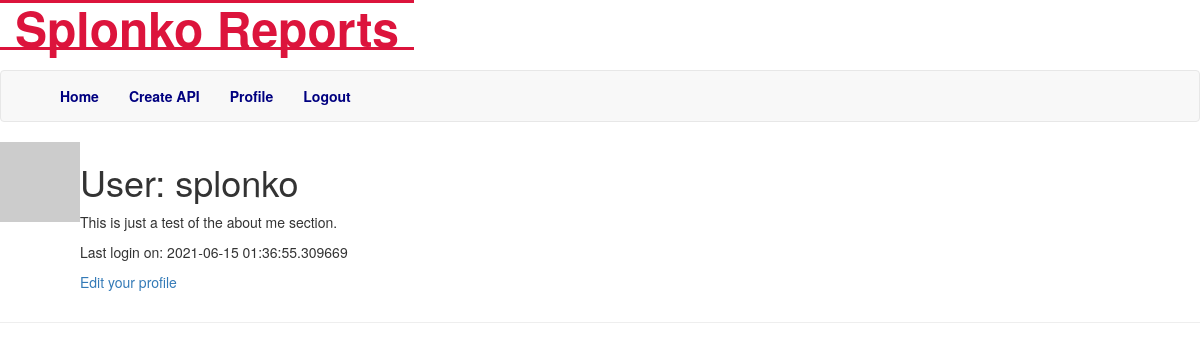
/user/splonko (signed in), run on an earlier commit of the app's database.
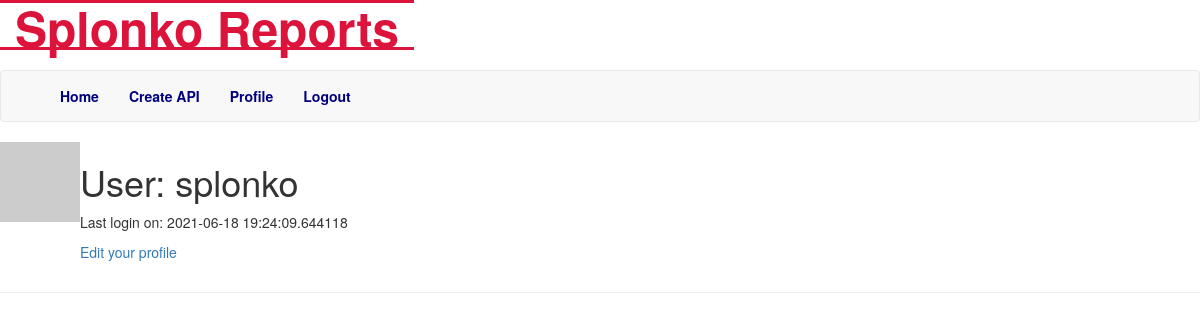
And on a later commit of the database.
### app/models.py (models this page shows, shortened)
class User(UserMixin, db.Model):
    id = db.Column(db.Integer, primary_key=True)
    username = db.Column(db.String(64), index=True, unique=True)
    email = db.Column(db.String(120), index=True, unique=True)
    password_hash = db.Column(db.String(128))
    about_me = db.Column(db.String(140))
    last_login = db.Column(db.DateTime, default=datetime.utcnow)
    def avatar(self, size):
        digest = md5(self.email.lower().encode('utf-8')).hexdigest()
        return 'https://www.gravatar.com/avatar/{}?d=identicon&s={}'.format(
            digest, size)

### app/routes.py (the view)
@app.route('/user/<username>')
@login_required
def user(username):
    user = User.query.filter_by(username=username).first_or_404()
    return render_template('user.html', user=user)

### app/models.py (called while the page is built)
@login.user_loader
def load_user(id):
    return User.query.get(int(id))

### app/routes.py (called while the page is built)
@app.before_request
def before_request():
    if current_user.is_authenticated:
        current_user.last_login = datetime.utcnow()
        db.session.commit()

### app/templates/user.html
{% extends "base.html" %}
{% block content %}
    <table>
        <tr valign="top">
            <td><img src="{{ user.avatar(128) }}"></td>
            <td>
                <h1>User: {{ user.username }}</h1>
                {% if user.about_me %}<p>{{ user.about_me }}</p>{% endif %}
                {% if user.last_login %}<p>Last login on: {{ user.last_login }}</p>{% endif %}
                {% if user == current_user %}
                    <p><a href="{{ url_for('edit_profile') }}">Edit your profile</a></p>
                {% endif %}
            </td>
        </tr>
    </table>
    <hr>
{% endblock %}

### app/templates/base.html (shortened to what this page needs)
{% extends 'bootstrap/base.html' %}
{% block navbar %}
    <nav class="navbar navbar-default" style="background-color: transparent; border: transparent">
        <div class="modal-title">
            <div class="navbar-header">
                <a class="navbar-brand" href="{{ url_for('index') }}" style="color: crimson;font-weight: bolder;font-size: xxx-large;border-block: solid;position: fixed;left: 0px;">Splonko Reports</a>
            </div>
        </div>
    </nav>
    <nav class="navbar navbar-default">
        <div class="container">
            <div class="collapse navbar-collapse" id="bs-example-navbar-collapse-1">
                <ul class="nav navbar-nav navbar-left" style="position: relative;">
                    <li><a href="{{ url_for('index') }}" style="color: navy;font-weight: bold; ">Home</a></li>
                    {% if current_user.is_anonymous %}
                    <li><a href="{{ url_for('login') }}" style="color: navy;font-weight: bold;">Login</a></li>
                    {% else %}
                    <li><a href="{{ url_for('create_API') }}" style="color: navy;font-weight: bold;">Create API</a></li>
                    <li><a href="{{ url_for('user', username=current_user.username) }}" style="color: navy;font-weight: bold;">Profile</a></li>
                    <li><a href="{{ url_for('logout') }}" style="color: navy;font-weight: bold;" >Logout</a></li>
                    {% endif %}
                </ul>
            </div>
        </div>
    </nav>
{% endblock %}

What changed in the data, as far as the page shows it:
changed User "splonko": last_login "2021-06-15 01:36:55.309669" → "2021-06-18 19:24:09.644118"; about_me "This is just a test of the about me section." → (not shown)
